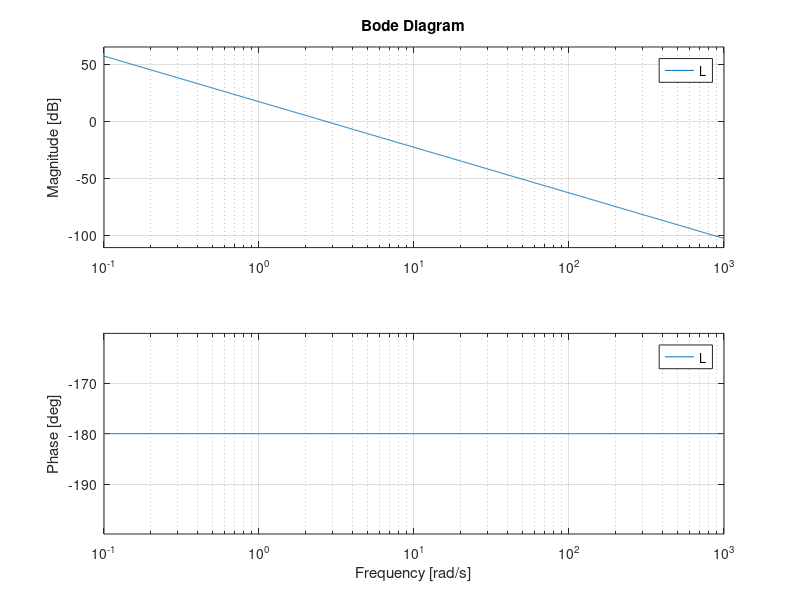

The MATLAB script that drew this image: (Note: this script raises an error after producing the figure.)
clear
close all  
clc
 
% Laplace variable
s = tf('s');

% Loop transfer functions
Ga = 1; Gf = 1; Gs = 1;
Gp = 1/s;

% Reference requirements
Gc_origin_poles = 1;
kc = 1 * 10^(17/20)

% Transient requirements
s_cap = 0.15;
tr = 1.2;
damping = abs(log(s_cap)) / sqrt(pi^2 + log(s_cap)^2)
Tp = 1 / (2 * damping * sqrt(1 - damping^2))
Sp_num = 2 * damping * sqrt(2 + 4 * damping^2 + 2 * sqrt(1 + 8 * damping^2));
Sp_den = sqrt(1 + 8 * damping^2) + 4 * damping^2 - 1;
Sp = Sp_num / Sp_den
cf_num = (pi - acos(damping)) * sqrt(sqrt(1 + 4 * damping^4) - 2 * damping^2);
cf_den = sqrt(1 - damping^2) * tr;
min_crossover_freq = cf_num / cf_den

% Controller design

Gc = kc/(s^Gc_origin_poles);
L = minreal(zpk(Gc*Gp*Ga*Gf*Gs), 1e-3);

figure(1), bode(L), grid on
[num, den] = tfdata(L, 'v');
figure(2), nyquist1(num, den), grid on
figure(3)
myngridst(Tp, Sp), hold on
nichols(L), hold on

desired_cross_freq = 10;

norm_freq = 1.7;
z = desired_cross_freq / norm_freq
Rz = 1 + s/z

norm_freq = 14.5;
md = 8;
zd = desired_cross_freq / norm_freq
Rd = (1 + s/zd) / (1 + s/(md*zd))

Gc = Gc * Rz * Rd
L = minreal(zpk(Gc*Gp*Ga*Gf*Gs), 1e-3)
nichols(L)

T = minreal(zpk(L/(1+L)));
figure(4), step(T/(Gf*Gs),5), grid on
